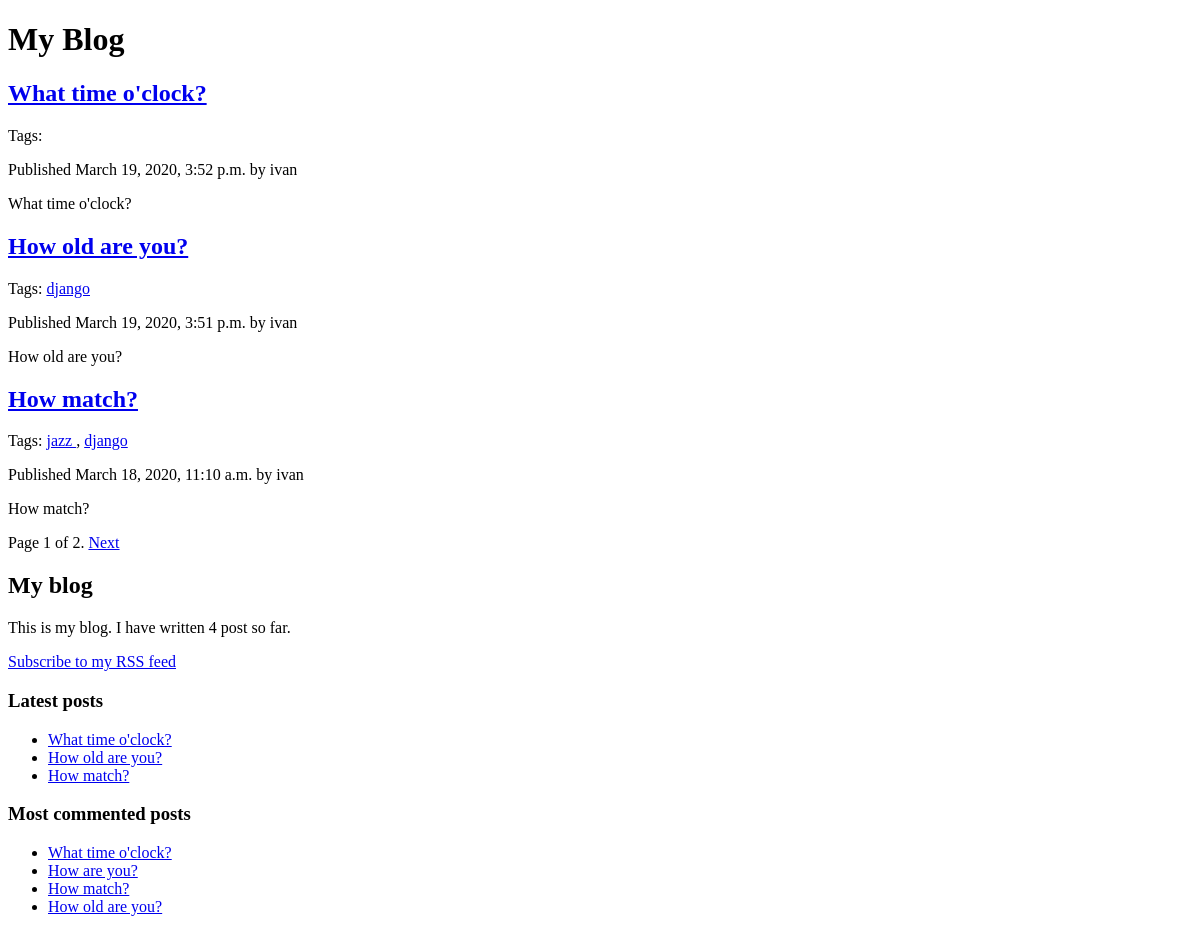
The page /blog/ on the database as committed earlier.
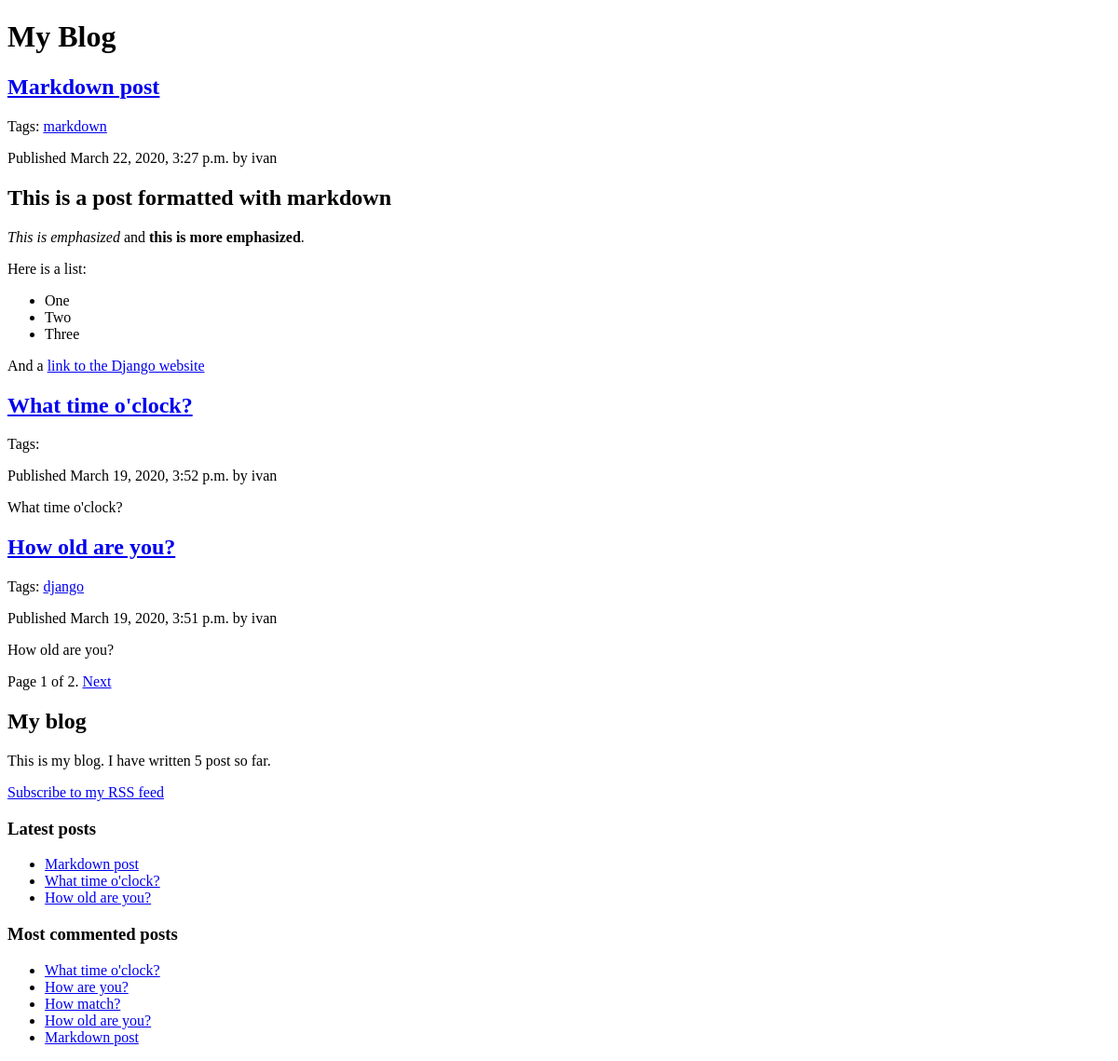
The same page on the database as committed later.
### blog/models.py (models this page shows, shortened)
class Post(models.Model):
    STATUS_CHOICES = (
        ("draft", "Draft"),
        ("published", "Published"),
    )
    title = models.CharField(max_length=250)
    slug = models.SlugField(max_length=250, unique_for_date="publish")
    author = models.ForeignKey(User, related_name='blog_posts', on_delete=models.CASCADE)
    body = models.TextField()
    publish = models.DateTimeField(default=timezone.now)
    created = models.DateTimeField(auto_now_add=True)
    updated = models.DateTimeField(auto_now=True)
    status = models.CharField(max_length=10, choices=STATUS_CHOICES, default='draft')
    tags = TaggableManager()
    class Meta:
        ordering = ("-publish",)
    def get_absolute_url(self):
        return reverse('blog:post_detail',
                       args=[self.publish.year,
                             self.publish.strftime('%m'),
                             self.publish.strftime('%d'),
                             self.slug])

### blog/views.py (the view)
# urls.py: re_path(r'^tag/(?P<tag_slug>[-\w]+)/$', views.post_list, name='post_list_by_tag'),
def post_list(request, tag_slug=None):
    object_list = Post.objects.filter(status="published")
    tag = None
    if tag_slug:
        tag = get_object_or_404(Tag, slug=tag_slug)
        object_list = object_list.filter(tags__in=[tag])
    paginator = Paginator(object_list, 3)  # 3 posts in each page
    page = request.GET.get('page')
    try:
        posts = paginator.page(page)
    except PageNotAnInteger:
        posts = paginator.page(1)
    except EmptyPage:
        posts = paginator.page(paginator.num_pages)
    return render(request, 'blog/post/list.html', {'page': page,
                                                   'posts': posts,
                                                   'tag': tag})

### blog/templatetags/blog_tags.py (called while the page is built)
@register.simple_tag
def total_posts():
    return Post.objects.filter(status="published").count()

@register.inclusion_tag('blog/post/latest_posts.html')
def show_latest_posts(count=5):
    latest_posts = Post.objects.filter(status="published").order_by('-publish')[:count]
    return {'latest_posts': latest_posts}

@register.simple_tag
def get_most_commented_posts(count=5):
    return Post.objects.filter(status="published").annotate(total_comments=Count('comments')).order_by(
        '-total_comments')[:count]

@register.filter(name="markdown")
def markdown_format(text):
    return mark_safe(markdown.markdown(text))

### templates/blog/post/list.html (shortened to what this page needs)
{% extends "blog/base.html" %}
{% load blog_tags %}
{% block content %}
    <h1>My Blog</h1>
    {% for post in posts %}
        <h2>
            <a href="{{ post.get_absolute_url }}">{{ post.title }}</a>
        </h2>
        <p class="tags">
            Tags:
            {% for tag in post.tags.all %}
                <a href="{% url "blog:post_list_by_tag" tag.slug %}">
                    {{ tag.name }}
                </a>
                {% if not forloop.last %}, {% endif %}
            {% endfor %}
        </p>
        <p class="date">
            Published {{ post.publish }} by {{ post.author }}
        </p>
        {{ post.body|markdown|truncatewords_html:30 }}
    {% endfor %}
    {% include "blog/pagination.html" with page=posts %}
{% endblock %}

### templates/blog/base.html (shortened to what this page needs)
{% load blog_tags %}
{% load static %}
<!DOCTYPE html>
<html>
<head>
    <link href="{% static "css/blog.css" %}" rel="stylesheet">
</head>
<body>
<div id="content">
    {% block content %}
    {% endblock %}
</div>
<div id="sidebar">
    <h2>My blog</h2>
    <p>This is my blog. I have written {% total_posts %} post so far.</p>
    <p><a href="{% url "blog:post_feed" %}">Subscribe to my RSS feed</a></p>
    <h3>Latest posts</h3>
    {% show_latest_posts 3 %}
    <h3>Most commented posts</h3>
    {% get_most_commented_posts as most_commented_posts %}
    <ul>
        {% for post in most_commented_posts %}
            <li>
                <a href="{{ post.get_absolute_url }}">{{ post.title }}</a>
            </li>
        {% endfor %}
    </ul>
</div>
</body>
</html>

### templates/blog/pagination.html (shortened to what this page needs)
<div class="pagination">
    <span class="step-links">
        <span class="current">
            Page {{ page.number }} of {{ page.paginator.num_pages }}.
        </span>
        {% if page.has_next %}
            <a href="?page={{ page.next_page_number }}">Next</a>
        {% endif %}
    </span>
</div>

### templates/blog/post/latest_posts.html
<ul>
    {% for post in latest_posts %}
        <li>
            <a href="{{ post.get_absolute_url }}">{{ post.title }}</a>
        </li>
    {% endfor %}
</ul>

Rows that differ between the two databases and show on the page:
no longer on one of the page's lists (row unchanged): Post: title "How match?", publish "March 18, 2020, 11:10 a.m.", author "ivan", body "How match?"
added Post: title "Markdown post", publish "March 22, 2020, 3:27 p.m.", author "ivan", body "This is a post formatted with markdown This is emphasized and this is more emphasized . Here is a list: One Two Three And a link to the Django website"
added Tag: name "markdown", shown under "Markdown post"
computed for Post "How match?": loses Tag (name "jazz"); loses Tag (name "django")
Other text that changed with them:
text no longer shown: "4"
text now shown: "5"
